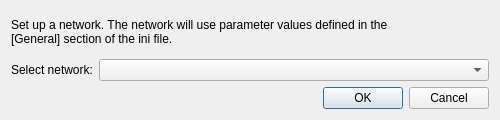
<?xml version="1.0" encoding="UTF-8"?>
<ui version="4.0">
 <class>ComboSelectionDialog</class>
 <widget class="QDialog" name="ComboSelectionDialog">
  <property name="geometry">
   <rect>
    <x>0</x>
    <y>0</y>
    <width>500</width>
    <height>120</height>
   </rect>
  </property>
  <property name="sizePolicy">
   <sizepolicy hsizetype="Preferred" vsizetype="Preferred">
    <horstretch>0</horstretch>
    <verstretch>0</verstretch>
   </sizepolicy>
  </property>
  <property name="windowTitle">
   <string>Set Up Network</string>
  </property>
  <layout class="QVBoxLayout" name="verticalLayout">
   <item>
    <widget class="QLabel" name="label">
     <property name="text">
      <string>Set up a network. The network will use parameter values defined in the 
[General] section of the ini file.</string>
     </property>
    </widget>
   </item>
   <item>
    <layout class="QHBoxLayout" name="horizontalLayout">
     <item>
      <widget class="QLabel" name="label_2">
       <property name="text">
        <string>Select network:</string>
       </property>
      </widget>
     </item>
     <item>
      <widget class="QComboBox" name="comboBox">
       <property name="sizePolicy">
        <sizepolicy hsizetype="Expanding" vsizetype="Fixed">
         <horstretch>0</horstretch>
         <verstretch>0</verstretch>
        </sizepolicy>
       </property>
      </widget>
     </item>
    </layout>
   </item>
   <item>
    <widget class="QDialogButtonBox" name="buttonBox">
     <property name="orientation">
      <enum>Qt::Horizontal</enum>
     </property>
     <property name="standardButtons">
      <set>QDialogButtonBox::Cancel|QDialogButtonBox::Ok</set>
     </property>
    </widget>
   </item>
  </layout>
 </widget>
 <resources/>
 <connections>
  <connection>
   <sender>buttonBox</sender>
   <signal>accepted()</signal>
   <receiver>ComboSelectionDialog</receiver>
   <slot>accept()</slot>
   <hints>
    <hint type="sourcelabel">
     <x>248</x>
     <y>254</y>
    </hint>
    <hint type="destinationlabel">
     <x>157</x>
     <y>274</y>
    </hint>
   </hints>
  </connection>
  <connection>
   <sender>buttonBox</sender>
   <signal>rejected()</signal>
   <receiver>ComboSelectionDialog</receiver>
   <slot>reject()</slot>
   <hints>
    <hint type="sourcelabel">
     <x>316</x>
     <y>260</y>
    </hint>
    <hint type="destinationlabel">
     <x>286</x>
     <y>274</y>
    </hint>
   </hints>
  </connection>
 </connections>
</ui>
